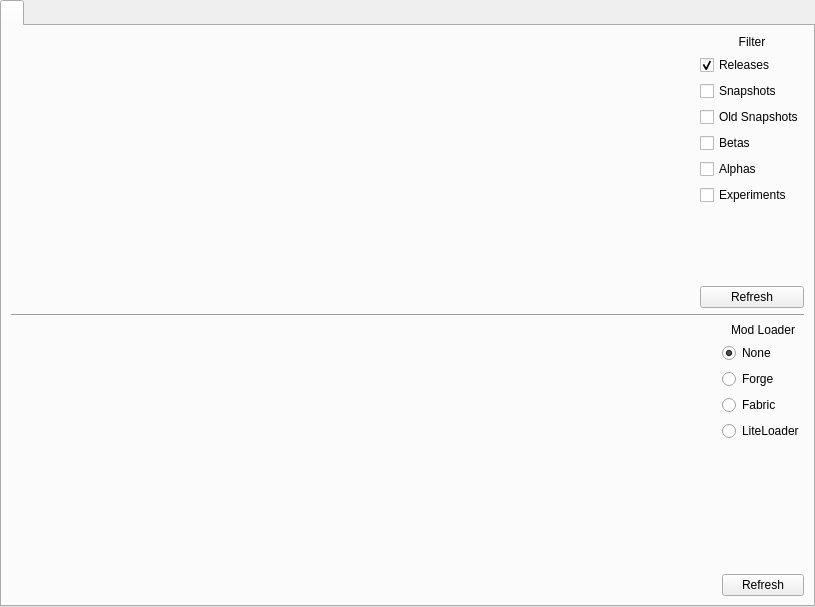
<?xml version="1.0" encoding="UTF-8"?>
<ui version="4.0">
 <class>VanillaPage</class>
 <widget class="QWidget" name="VanillaPage">
  <property name="geometry">
   <rect>
    <x>0</x>
    <y>0</y>
    <width>815</width>
    <height>607</height>
   </rect>
  </property>
  <layout class="QVBoxLayout" name="verticalLayout_5">
   <property name="leftMargin">
    <number>0</number>
   </property>
   <property name="topMargin">
    <number>0</number>
   </property>
   <property name="rightMargin">
    <number>0</number>
   </property>
   <property name="bottomMargin">
    <number>0</number>
   </property>
   <item>
    <widget class="QTabWidget" name="tabWidget">
     <property name="currentIndex">
      <number>0</number>
     </property>
     <widget class="QWidget" name="tab">
      <attribute name="title">
       <string notr="true"/>
      </attribute>
      <layout class="QGridLayout" name="gridLayout_2">
       <item row="2" column="0">
        <widget class="Line" name="line">
         <property name="sizePolicy">
          <sizepolicy hsizetype="Minimum" vsizetype="Fixed">
           <horstretch>0</horstretch>
           <verstretch>0</verstretch>
          </sizepolicy>
         </property>
         <property name="orientation">
          <enum>Qt::Horizontal</enum>
         </property>
        </widget>
       </item>
       <item row="0" column="0">
        <layout class="QHBoxLayout" name="minecraftLayout">
         <item>
          <widget class="VersionSelectWidget" name="versionList" native="true">
           <property name="sizePolicy">
            <sizepolicy hsizetype="Expanding" vsizetype="Expanding">
             <horstretch>0</horstretch>
             <verstretch>0</verstretch>
            </sizepolicy>
           </property>
          </widget>
         </item>
         <item>
          <layout class="QVBoxLayout" name="verticalLayout">
           <item>
            <widget class="QLabel" name="label">
             <property name="text">
              <string>Filter</string>
             </property>
             <property name="alignment">
              <set>Qt::AlignCenter</set>
             </property>
            </widget>
           </item>
           <item>
            <widget class="QCheckBox" name="releaseFilter">
             <property name="text">
              <string>Releases</string>
             </property>
             <property name="checkable">
              <bool>true</bool>
             </property>
             <property name="checked">
              <bool>true</bool>
             </property>
            </widget>
           </item>
           <item>
            <widget class="QCheckBox" name="snapshotFilter">
             <property name="text">
              <string>Snapshots</string>
             </property>
             <property name="checkable">
              <bool>true</bool>
             </property>
            </widget>
           </item>
           <item>
            <widget class="QCheckBox" name="oldSnapshotFilter">
             <property name="text">
              <string>Old Snapshots</string>
             </property>
             <property name="checkable">
              <bool>true</bool>
             </property>
            </widget>
           </item>
           <item>
            <widget class="QCheckBox" name="betaFilter">
             <property name="text">
              <string>Betas</string>
             </property>
             <property name="checkable">
              <bool>true</bool>
             </property>
            </widget>
           </item>
           <item>
            <widget class="QCheckBox" name="alphaFilter">
             <property name="text">
              <string>Alphas</string>
             </property>
             <property name="checkable">
              <bool>true</bool>
             </property>
            </widget>
           </item>
           <item>
            <widget class="QCheckBox" name="experimentsFilter">
             <property name="text">
              <string>Experiments</string>
             </property>
             <property name="checkable">
              <bool>true</bool>
             </property>
            </widget>
           </item>
           <item>
            <spacer name="verticalSpacer">
             <property name="orientation">
              <enum>Qt::Vertical</enum>
             </property>
             <property name="sizeHint" stdset="0">
              <size>
               <width>20</width>
               <height>40</height>
              </size>
             </property>
            </spacer>
           </item>
           <item>
            <widget class="QPushButton" name="refreshBtn">
             <property name="text">
              <string>Refresh</string>
             </property>
            </widget>
           </item>
          </layout>
         </item>
        </layout>
       </item>
       <item row="4" column="0">
        <layout class="QHBoxLayout" name="loaderLayout">
         <item>
          <widget class="VersionSelectWidget" name="loaderVersionList" native="true">
           <property name="sizePolicy">
            <sizepolicy hsizetype="Expanding" vsizetype="Expanding">
             <horstretch>0</horstretch>
             <verstretch>0</verstretch>
            </sizepolicy>
           </property>
          </widget>
         </item>
         <item>
          <layout class="QVBoxLayout" name="verticalLayout_2">
           <item>
            <widget class="QLabel" name="loaderLabel">
             <property name="text">
              <string>Mod Loader</string>
             </property>
             <property name="alignment">
              <set>Qt::AlignCenter</set>
             </property>
            </widget>
           </item>
           <item>
            <widget class="QRadioButton" name="noneFilter">
             <property name="text">
              <string>None</string>
             </property>
             <property name="checked">
              <bool>true</bool>
             </property>
             <attribute name="buttonGroup">
              <string notr="true">loaderBtnGroup</string>
             </attribute>
            </widget>
           </item>
           <item>
            <widget class="QRadioButton" name="forgeFilter">
             <property name="text">
              <string>Forge</string>
             </property>
             <attribute name="buttonGroup">
              <string notr="true">loaderBtnGroup</string>
             </attribute>
            </widget>
           </item>
           <item>
            <widget class="QRadioButton" name="fabricFilter">
             <property name="text">
              <string>Fabric</string>
             </property>
             <attribute name="buttonGroup">
              <string notr="true">loaderBtnGroup</string>
             </attribute>
            </widget>
           </item>
           <item>
            <widget class="QRadioButton" name="liteLoaderFilter">
             <property name="text">
              <string>LiteLoader</string>
             </property>
             <attribute name="buttonGroup">
              <string notr="true">loaderBtnGroup</string>
             </attribute>
            </widget>
           </item>
           <item>
            <spacer name="verticalSpacer_2">
             <property name="orientation">
              <enum>Qt::Vertical</enum>
             </property>
             <property name="sizeHint" stdset="0">
              <size>
               <width>20</width>
               <height>40</height>
              </size>
             </property>
            </spacer>
           </item>
           <item>
            <widget class="QPushButton" name="loaderRefreshBtn">
             <property name="text">
              <string>Refresh</string>
             </property>
            </widget>
           </item>
          </layout>
         </item>
        </layout>
       </item>
      </layout>
     </widget>
    </widget>
   </item>
  </layout>
 </widget>
 <customwidgets>
  <customwidget>
   <class>VersionSelectWidget</class>
   <extends>QWidget</extends>
   <header>ui/widgets/VersionSelectWidget.h</header>
   <container>1</container>
  </customwidget>
 </customwidgets>
 <tabstops>
  <tabstop>tabWidget</tabstop>
  <tabstop>releaseFilter</tabstop>
  <tabstop>snapshotFilter</tabstop>
  <tabstop>oldSnapshotFilter</tabstop>
  <tabstop>betaFilter</tabstop>
  <tabstop>alphaFilter</tabstop>
  <tabstop>experimentsFilter</tabstop>
  <tabstop>refreshBtn</tabstop>
 </tabstops>
 <resources/>
 <connections/>
 <buttongroups>
  <buttongroup name="loaderBtnGroup"/>
 </buttongroups>
</ui>
